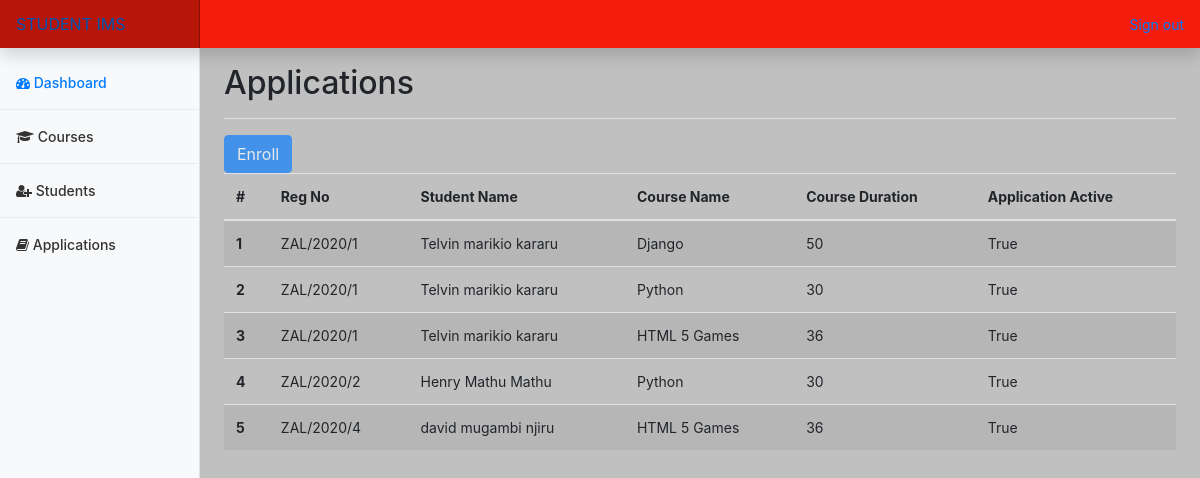
The page /applications/ (signed in) on the database its author committed.
### sims_app/models.py (models this page shows, shortened)
class Application(models.Model):
    student = models.ForeignKey(Student,on_delete=models.CASCADE)
    course = models.ForeignKey(Course,on_delete=models.CASCADE)
    EnrolledOn = models.DateTimeField(auto_now_add=True)
    Expired = models.BooleanField(default=False)

class Student(models.Model):
    Reg_No = models.CharField(max_length=20)  # ZAL/2020/1
    First_Name = models.CharField(max_length=20)
    Last_Name = models.CharField(max_length=20)
    Surname = models.CharField(max_length=20)
    Email = models.EmailField()
    phone_number_validator = RegexValidator(regex=r'^(0|\+)\d{8,15}$')
    Phone_Number = models.CharField(validators=[phone_number_validator],max_length=17,unique=True)
    EnrolledOn = models.DateTimeField(auto_now_add=True)
    Cleared = models.BooleanField(default=False)

class Course(models.Model):
    Course_Name = models.CharField(max_length=50)
    Course_Duration = models.IntegerField()
    Course_Fee = models.DecimalField(max_digits=7,decimal_places=2) # e.g 36000.00
    CreatedOn = models.DateTimeField(auto_now_add=True)
    IsActive = models.BooleanField(default=True)
    class Meta:
        ordering = ['-id']

### sims_app/views.py (the view)
# urls.py: path('applications/',views.ApplicationsView,name='applications'),
@login_required
def ApplicationsView(request):
    applications = Application.objects.all()
    dict = {'applications': applications}
    return render(request, 'sims_app/application.html',dict)

### sims_app/templates/sims_app/application.html (shortened to what this page needs)
{% extends 'base.html' %}
{% block content %}
    <main role="main" class="col-md-9 ml-sm-auto col-lg-10 px-md-4">
      <div class="d-flex justify-content-between flex-wrap flex-md-nowrap align-items-center pt-3 pb-2 mb-3 border-bottom">
        <h1 class="h2">Applications</h1>
      </div>
<div>
            <button type="button" class="btn btn-primary" disabled data-toggle="modal" data-target="#exampleModal">
                Enroll
            </button>
            <table class="table table-striped">
                <thead>
                <tr>
                    <th scope="col">#</th>
                    <th scope="col">Reg No</th>
                    <th scope="col">Student Name</th>
                    <th scope="col">Course Name</th>
                    <th scope="col">Course Duration</th>
                    <th scope="col">Application Active</th>
                </tr>
                </thead>
                <tbody>
                {% for application in applications %}
                    <tr>
                        <th scope="row">{{ application.id }}</th>
                        <td>{{ application.student.Reg_No }}</td>
                        <td>
                            {{ application.student.First_Name }}
                            {{ application.student.Last_Name }}
                            {{ application.student.Surname }}
                        </td>
                        <td>{{ application.course.Course_Name }}</td>
                        <td>{{ application.course.Course_Duration }}</td>
                        <td>{{ application.course.IsActive }}</td>
                    </tr>
                {% endfor %}
                </tbody>
            </table>
        </div>
    </main>
{% endblock %}

### sims_app/static/css/custom-style.css (style rules this page uses)
body { font-size: .875rem; background-color: silver !important; }

### rows shown on the page
Application: id "1", student.Reg_No "ZAL/2020/1", student.First_Name "Telvin", student.Last_Name "marikio", student.Surname "kararu", course.Course_Name "Django", course.Course_Duration "50", course.IsActive "True"
Application: id "2", student.Reg_No "ZAL/2020/1", student.First_Name "Telvin", student.Last_Name "marikio", student.Surname "kararu", course.Course_Name "Python", course.Course_Duration "30", course.IsActive "True"
Application: id "3", student.Reg_No "ZAL/2020/1", student.First_Name "Telvin", student.Last_Name "marikio", student.Surname "kararu", course.Course_Name "HTML 5 Games", course.Course_Duration "36", course.IsActive "True"
Application: id "4", student.Reg_No "ZAL/2020/2", student.First_Name "Henry", student.Last_Name "Mathu", student.Surname "Mathu", course.Course_Name "Python", course.Course_Duration "30", course.IsActive "True"
Application: id "5", student.Reg_No "ZAL/2020/4", student.First_Name "david", student.Last_Name "mugambi", student.Surname "njiru", course.Course_Name "HTML 5 Games", course.Course_Duration "36", course.IsActive "True"
